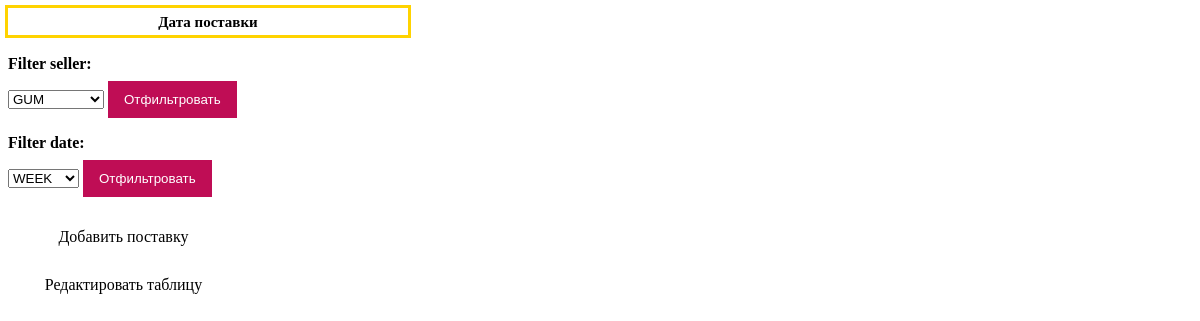
Before: / with the older database file.
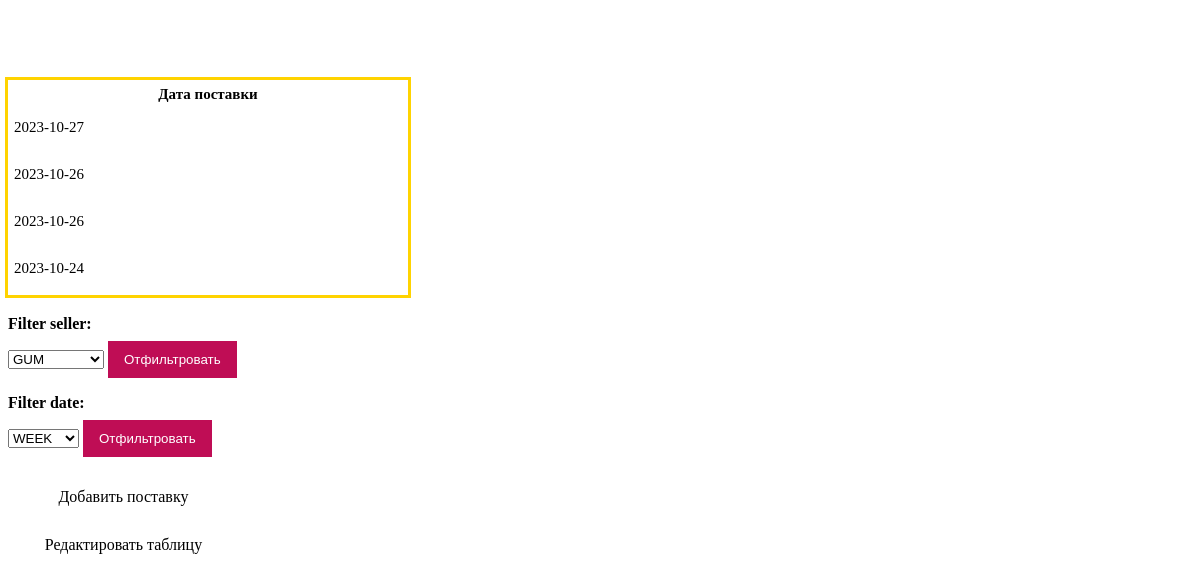
After: the same page with the newer database file.
### tab/models.py (models this page shows)
class Deliveries(models.Model):
    date = models.DateField(auto_now_add=True)
    comment = models.CharField(max_length=20, default='-')
    def __str__(self):
        return f'{self.date}'

### tab/views.py (the view, shortened to what this page needs)
# urls.py: path('', views.home),
def home(request):
    form = Filter()
    form_date = FilterDate()
    deliveries = Deliveries.objects.all()[::-1]
    return render(request, 'tab/home.html', {'deliveries': deliveries, 'form': form, 'form_date': form_date})

### tab/forms.py
class Filter(forms.Form):
    filter_seller = forms.ChoiceField(choices=(
        ('GUM', 'GUM'),
        ('SLAVUTINY', 'SLAVUTINY'),
        ('SALON', 'SALON')
    ))

class FilterDate(forms.Form):
    filter_date = forms.ChoiceField(choices=(
        ('WEEK', 'WEEK'),
        ('MONTH', 'MONTH'),
    ))

### tab/templates/tab/home.html (shortened to what this page needs)
{% extends 'tab/base.html' %}
{% block content %}
<table class="table_home">
  <thead>
    <tr>
      <th>Дата поставки</th>
    </tr>
  </thead>
  <tbody>
    {% for delivery in deliveries %}
    <tr>
        <td><a class="table_a" href="{% url 'delivery_detail' delivery.id  %}">{{ delivery }}</a></td>
        <br>
    </tr>
    {% endfor %}
  </tbody>
</table>
<div class="form-style">
    <form action="/" method="POST">
        {{ form }}
        <button type="submit">Отфильтровать</button>
    </form>
</div>
<div class="form-style">
    <form action="/" method="POST">
        {{ form_date }}
        <button type="submit">Отфильтровать</button>
    </form>
</div>
<a href="/add/">Добавить поставку</a>
<br>
<a href="/admin/tab/product/">Редактировать таблицу</a>
{% endblock %}

### tab/templates/tab/base.html (shortened to what this page needs)
{% load static %}
<!DOCTYPE html>
<html lang="en">
<head>
    <link href="{% static 'tab/css/styles.css' %}" rel="stylesheet" type="text/css">
</head>
<body>
{% block content %}{% endblock %}
</body>
</html>

### tab/static/tab/css/styles.css (style rules this page uses)
a { outline: none; text-decoration: none; display: inline-block; width: 19.5%; margin-right: 0.625%; text-align: center; line-height: 3; color: black; }
button { cursor: pointer; background-color: #bf0d55; color: white; border: 10px solid #bf0d55; }
.form-style { margin-bottom: 1rem; }
.form-style label { font-weight: bold; display: block; margin-bottom: 0.5rem; }
.table_a { outline: none; text-decoration: none; display: inline-block; width: 19.5%; margin-right: 0%; text-align: left; line-height: 3; color: black; }
.table_home { width: 400px; margin-bottom: 20px; border: 5px solid #fff; border-top: 5px solid #fff; border-bottom: 3px solid #fff; border-collapse: collapse; outline: 3px solid #ffd300; font-size: 15px; background: #fff!important; }

Changed rows visible on the page:
added Deliveries: date "2023-10-27"
added Deliveries: date "2023-10-26"
added Deliveries: date "2023-10-26"
added Deliveries: date "2023-10-24"
